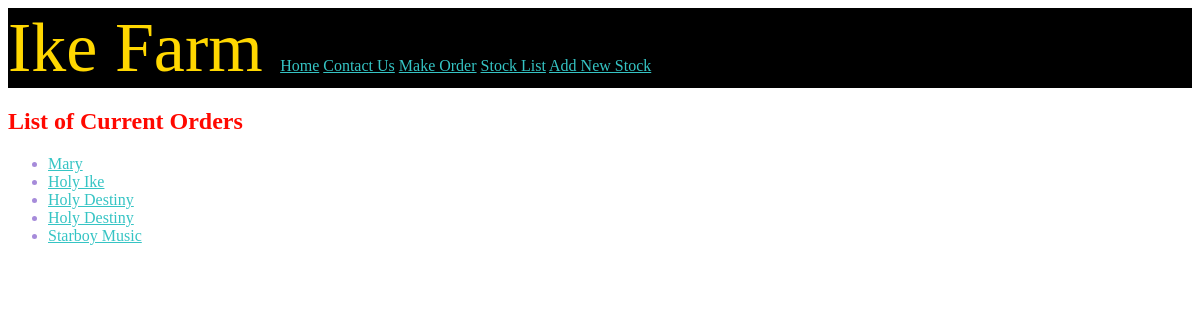
The app's page /order_list/, older data.
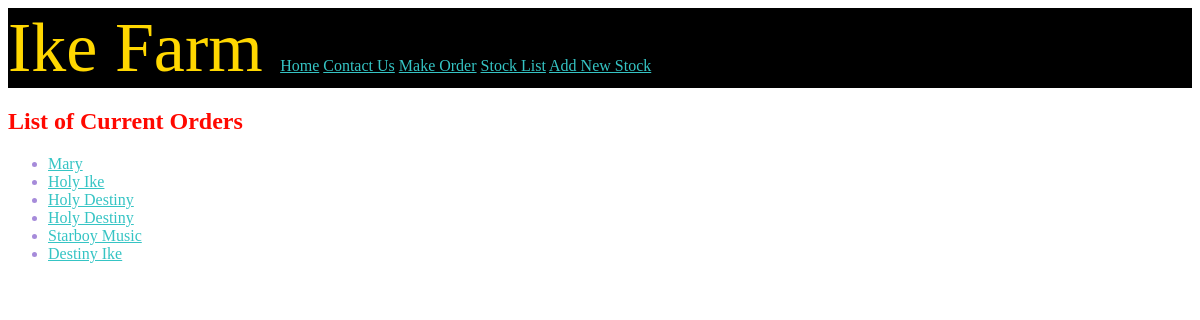
The same page, newer data.
### livestock/models.py (models this page shows, shortened)
class order(models.Model):
    class Type(models.TextChoices):
        Chicken = 'Chicken'
        Catfish = 'Catfish'
        Goat = 'Goat'
        Pig = 'Pig or Pork'
        Others = 'Others. Explain in description'
    Order_Type = models.fields.CharField(choices=Type.choices, max_length=50)
    Name = models.fields.CharField(max_length=50)
    Phone_number = models.fields.CharField(max_length=30)
    Email = models.fields.EmailField(null=True,blank=True)
    Date = models.fields.CharField(max_length=50)
    Expected_order_recieve_date =models.fields.CharField(max_length=50)
    Description = models.fields.CharField(max_length=1000)

### livestock/views.py (the view)
# urls.py: path('order_list/', views.order_list, name='order-list'),
def order_list(request):
    orders = order.objects.all()
    return render(request,'livestock/order_list.html',{'orders':orders})

### livestock/templates/livestock/order_list.html
{% extends 'livestock/hello.html' %}
{% block content %}
<h2>List of Current Orders</h2>
<ul>
    {% for order in orders %}
    <li>
        <a href="{% url 'order-detail' order.id %}">{{order.Name}}</a>
    </li>
    {% endfor %}
</ul>
{% endblock %}

Row changes from the older to the newer data that the page shows:
added order: Name "Destiny Ike"
